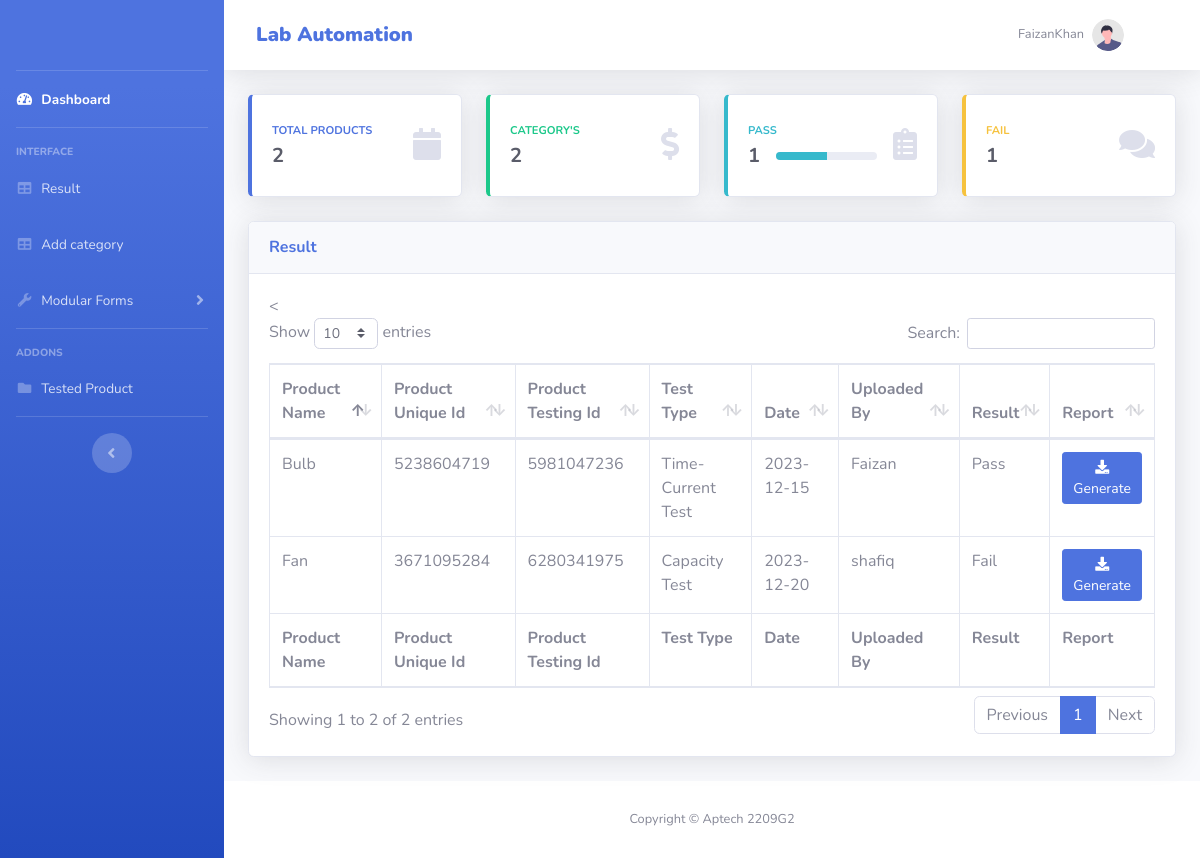
Page /data_all_fetch.php (signed in) on the committed database.
### tables this page shows
CREATE TABLE `tested_product` (
  `product_id` int(11) NOT NULL,
  `product_name` varchar(200) NOT NULL,
  `product_unique_id` varchar(50) NOT NULL,
  `product_testing_id` varchar(50) NOT NULL,
  `uploader_name` varchar(100) NOT NULL,
  `prod_date` varchar(100) NOT NULL,
  `result` varchar(20) NOT NULL,
  `testing_type` varchar(200) NOT NULL,
  `rating` int(50) NOT NULL,
  `remarks` varchar(200) NOT NULL,
  `description` varchar(200) NOT NULL
);

### data_all_fetch.php (the view, shortened to what this page needs)
<?php
require 'Connection/connection.php';
?>
<?php
$total_count_Query = "SELECT COUNT(*) AS total_products FROM testing_forms";
$total_count_prepare = $connection->prepare($total_count_Query);
$total_count_prepare->execute();
$total_count_Data = $total_count_prepare->fetch(PDO::FETCH_ASSOC);
$total_products_count = $total_count_Data['total_products'];
$tested_count_Query = "SELECT COUNT(*) AS tested_product FROM tested_product";
$tested_count_prepare = $connection->prepare($tested_count_Query);
$tested_count_prepare->execute();
$tested_count_Data = $tested_count_prepare->fetch(PDO::FETCH_ASSOC);
$tested_products_count = $tested_count_Data['tested_product'];
$category_count_Query = "SELECT COUNT(*) AS category FROM category";
$category_count_prepare = $connection->prepare($category_count_Query);
$category_count_prepare->execute();
$tested_count_Data_query = $category_count_prepare->fetch(PDO::FETCH_ASSOC);
$category_count = $tested_count_Data_query['category'];
$tested_pass_Query = "SELECT COUNT(*) AS total_pass_products FROM tested_product WHERE result = 'pass'";
$tested_pass_prepare = $connection->prepare($tested_pass_Query);
$tested_pass_prepare->execute();
$tested_pass_Data = $tested_pass_prepare->fetch(PDO::FETCH_ASSOC);
$total_pass_products = $tested_pass_Data['total_pass_products'];
$tested_fail_Query = "SELECT COUNT(*) AS total_fail_products FROM tested_product WHERE result = 'fail'";
$tested_fail_prepare = $connection->prepare($tested_fail_Query);
$tested_fail_prepare->execute();
$tested_fail_Data = $tested_fail_prepare->fetch(PDO::FETCH_ASSOC);
$total_fail_products = $tested_fail_Data['total_fail_products'];
$total_products_count += $tested_products_count;
$total_products = $tested_products_count;
$pass_percentage = 0;
if ($total_products > 0) {
    $pass_percentage = ($total_pass_products / $total_products) * 100;
}
?>
<?php
$fetch_query = "SELECT * FROM `tested_product` ";
$fetch_prepare = $connection->prepare($fetch_query);
$fetch_prepare->execute();
$fetch_data = $fetch_prepare->fetchAll(PDO::FETCH_ASSOC);
?>
<!DOCTYPE html>
<html lang="en">
<head>
    <link href="vendor/fontawesome-free/css/all.min.css" rel="stylesheet" type="text/css">
    <link href="css/sb-admin-2.min.css" rel="stylesheet">
    <link href="vendor/datatables/dataTables.bootstrap4.min.css" rel="stylesheet">
</head>
<body id="page-top">
    <div id="wrapper">
        <?php require 'header/navbar.php' ?>
        <div class="container-fluid">
            <div class="row">
                <div class="col-xl-3 col-md-6 mb-4">
                    <div class="card border-left-primary shadow h-100 py-2">
                        <div class="card-body">
                            <div class="row no-gutters align-items-center">
                                <div class="col mr-2">
                                    <div class="text-xs font-weight-bold text-primary text-uppercase mb-1">
                                        Total Products</div>
                                    <div class="h5 mb-0 font-weight-bold text-gray-800">
                                        <?php echo "$total_products_count"; ?>
                                    </div>
                                </div>
                                <div class="col-auto">
                                    <i class="fas fa-calendar fa-2x text-gray-300"></i>
                                </div>
                            </div>
                        </div>
                    </div>
                </div>
                <div class="col-xl-3 col-md-6 mb-4">
                    <div class="card border-left-success shadow h-100 py-2">
                        <div class="card-body">
                            <div class="row no-gutters align-items-center">
                                <div class="col mr-2">
                                    <div class="text-xs font-weight-bold text-success text-uppercase mb-1">
                                        Category's </div>
                                    <div class="h5 mb-0 font-weight-bold text-gray-800">
                                        <?php echo "$category_count"; ?>
                                    </div>
                                </div>
                                <div class="col-auto">
                                    <i class="fas fa-dollar-sign fa-2x text-gray-300"></i>
                                </div>
                            </div>
                        </div>
                    </div>
                </div>
                <div class="col-xl-3 col-md-6 mb-4">
                    <div class="card border-left-info shadow h-100 py-2">
                        <div class="card-body">
                            <div class="row no-gutters align-items-center">
                                <div class="col mr-2">
                                    <div class="text-xs font-weight-bold text-info text-uppercase mb-1">Pass
                                    </div>
                                    <div class="row no-gutters align-items-center">
                                        <div class="col-auto">
                                            <div class="h5 mb-0 mr-3 font-weight-bold text-gray-800"><?php echo "$total_pass_products"; ?></div>
                                        </div>
                                        <div class="col">
                                            <div class="progress progress-sm mr-2">
                                                <div class="progress-bar bg-info" role="progressbar" style="width: <?php echo "$pass_percentage%"; ?>" aria-valuenow="<?php echo "$pass_percentage"; ?>" aria-valuemin="0" aria-valuemax="100"></div>
                                            </div>
                                        </div>
                                    </div>
                                </div>
                                <div class="col-auto">
                                    <i class="fas fa-clipboard-list fa-2x text-gray-300"></i>
                                </div>
                            </div>
                        </div>
                    </div>
                </div>
                <div class="col-xl-3 col-md-6 mb-4">
                    <div class="card border-left-warning shadow h-100 py-2">
                        <div class="card-body">
                            <div class="row no-gutters align-items-center">
                                <div class="col mr-2">
                                    <div class="text-xs font-weight-bold text-warning text-uppercase mb-1">
                                        Fail</div>
                                    <div class="h5 mb-0 font-weight-bold text-gray-800">
                                        <?php echo "$total_fail_products"; ?>
                                    </div>
                                </div>
                                <div class="col-auto">
                                    <i class="fas fa-comments fa-2x text-gray-300"></i>
                                </div>
                            </div>
                        </div>
                    </div>
                </div>
            </div>
            <div class="card shadow mb-4">
                <div class="card-header py-3">
                    <h6 class="m-0 font-weight-bold text-primary">Result </h6>
                </div>
                <div class="card-body">
                    <div class="table-responsive">
                        <table class="table table-bordered" id="dataTable" width="100%" cellspacing="0">
                            <thead>
                                <tr>
                                    <th>Product Name</th>
                                    <th>Product Unique Id</th>
                                    <th>Product Testing Id</th>
                                    <th>Test Type</th>
                                    <th>Date</th>
                                    <th>Uploaded By</th>
                                    <th>Result</th>
                                    <th>Report</th>
                                </tr>
                            </thead>
                            <tfoot>
                                <tr>
                                    <th>Product Name</th>
                                    <th>Product Unique Id</th>
                                    <th>Product Testing Id</th>
                                    <th>Test Type</th>
                                    <th>Date</th>
                                    <th>Uploaded By</th>
                                    <th>Result</th>
                                    <th>Report</th><
                                </tr>
                            </tfoot>
                            <tbody>
                                <?php foreach ($fetch_data as $data) { ?>
                                    <tr>
                                        <td><?= $data['product_name'] ?></td>
                                        <td><?= $data['product_unique_id'] ?></td>
                                        <td><?= $data['product_testing_id'] ?></td>
                                        <td><?= $data['testing_type'] ?></td>
                                        <td><?= $data['prod_date'] ?></td>
                                        <td><?= $data['uploader_name'] ?></td>
                                        <td><?= $data['result'] ?></td>
                                        <td>
                                        <a href="reports.php?id=<?= $data['product_id'] ?>" class="btn btn-primary btn-sm d-sm-inline-block d-block">
                                  <i class="fas fa-download"></i> Generate
                                    </a>
                                        </td>
                                    </tr>
                                <?php } ?>
                            </tbody>
                        </table>
                    </div>
                </div>
            </div>
        </div>
    </div>
    <?php require 'header/footer.php' ?>
    </div>
    </div>
</body>
</html>

### header/navbar.php (shortened to what this page needs)
<head>
</head>
<ul class="navbar-nav bg-gradient-primary sidebar sidebar-dark accordion" id="accordionSidebar">
    <a class="load-body load-head load-footer sidebar-brand d-flex align-items-center justify-content-center" href="index.php">
    </a>
    <hr class="sidebar-divider my-0">
    <li class="nav-item active">
        <a class="load-body load-head load-footer nav-link" href="index.php">
            <i class="fas fa-fw fa-tachometer-alt"></i>
            <span>Dashboard</span></a>
    </li>
    <hr class="sidebar-divider">
    <div class="sidebar-heading">
        Interface
    </div>
    <li class="nav-item">
        <a class="load-body load-head load-footer nav-link collapsed" href="data_all_fetch.php">
            <i class="fas fa-fw fa-table"></i>
            <span>Result</span>
        </a>
        <?php
        if ($_SESSION['role'] === "admin") {
        ?>
            <a class="load-body load-head load-footer nav-link collapsed" href="add_category.php">
                <i class="fas fa-fw fa-table"></i>
                <span>Add category</span>
            </a>
        <?php
        } else {
        }
        ?>
    </li>
    <?php
    if ($_SESSION['role'] === "worker" || $_SESSION['role'] === "admin") {
    ?>
        <li class="nav-item">
    <a class="nav-link collapsed" href="#" data-toggle="collapse" data-target="#collapseUtilities" aria-expanded="true" aria-controls="collapseUtilities">
        <i class="fas fa-fw fa-wrench"></i>
        <span>Modular Forms</span>
    </a>
</li>
    <?php
    } else {
    } ?>
    <hr class="sidebar-divider">
    <?php
    if ($_SESSION['role'] === "tester" || $_SESSION['role'] === "admin") {
    ?>
        <div class="sidebar-heading">
            Addons
        </div>
        <li class="nav-item">
            <a class="load-body load-head load-footer nav-link collapsed" href="tested_data.php" data-target="#collapsePages" aria-expanded="true" aria-controls="collapsePages">
                <i class="fas fa-fw fa-folder"></i>
                <span>Tested Product</span>
            </a>
        </li>
    <?php
    } else {
    }
    ?>
    <hr class="sidebar-divider d-none d-md-block">
    <div class="text-center d-none d-md-inline">
        <button class="rounded-circle border-0" id="sidebarToggle"></button>
    </div>
</ul>
<div id="content-wrapper" class="d-flex flex-column">
    <div id="content">
        <nav class="navbar navbar-expand navbar-light bg-white topbar mb-4 static-top shadow">
            <div class="d-none d-sm-inline-block form-inline mr-auto ml-md-3 my-2 my-md-0 mw-100 navbar-search">
                <span class="h5" style="color:#4e73df; font-weight:600;"><strong>Lab Automation</strong></span>
            </div>
            <ul class="navbar-nav ml-auto">
                <li class="nav-item dropdown no-arrow mx-5">
                    <a class="nav-link dropdown-toggle" href="#" id="userDropdown" role="button" data-toggle="dropdown" aria-haspopup="true" aria-expanded="false">
                        <span class="mr-2 d-none d-lg-inline text-gray-600 small"> <?php echo ($_SESSION['first_name']);
                                                                                    echo ($_SESSION['last_name']); ?></span>
                        <img class="img-profile rounded-circle" src="img/undraw_profile.svg">
                    </a>
                </li>
            </ul>
        </nav>

### header/footer.php
<footer class="sticky-footer bg-white">
                <div class="container my-auto">
                    <div class="copyright text-center my-auto">
                        <span>Copyright &copy; Aptech 2209G2</span>
                    </div>
                </div>
            </footer>

### rows in the picture
tested_product: product_name "Bulb", product_unique "5238604719", product_testing "5981047236", testing_type "Time-Current Test", prod_date "2023-12-15", uploader_name "Faizan", result "Pass"
tested_product: product_name "Fan", product_unique "3671095284", product_testing "6280341975", testing_type "Capacity Test", prod_date "2023-12-20", uploader_name "shafiq", result "Fail"

### other values in the picture
$_SESSION['first_name'] "Faizan"
$_SESSION['last_name'] "Khan"
$total_products_count "2"
$category_count "2"
$total_pass_products "1"
$total_fail_products "1"
